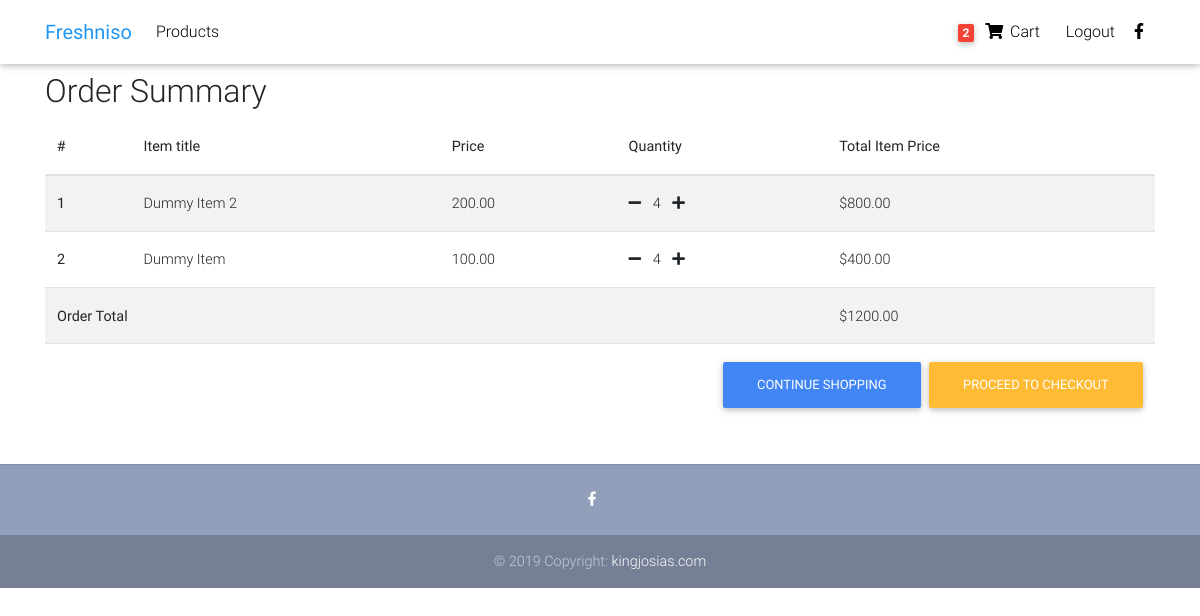
The app's page /order-summary (signed in), older data.
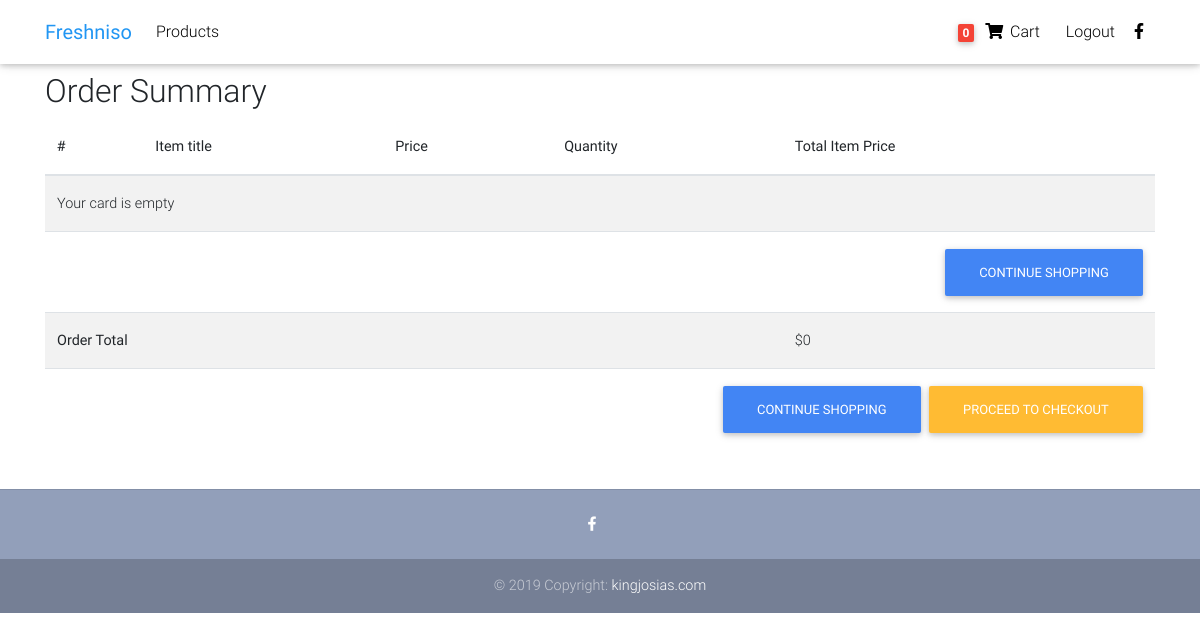
The same page, newer data.
### freshniso/models.py (models this page shows, shortened)
class Order(models.Model):
    user = models.ForeignKey(settings.AUTH_USER_MODEL, on_delete=models.CASCADE)
    items = models.ManyToManyField(OrderItem)
    start_date = models.DateTimeField(auto_now_add=True)
    ordered_date = models.DateTimeField(auto_now_add=True)
    ordered = models.BooleanField(default=False)
    billing_address = models.ForeignKey(BillingAddress, on_delete=models.SET_NULL, blank=True, null=True)
    payment = models.ForeignKey(Payment, on_delete=models.SET_NULL, blank=True, null=True)
    def get_total(self):
        total = 0
        for order_item in self.items.all():
            total += order_item.get_final_price()
        return total

class OrderItem(models.Model):
    user = models.ForeignKey(settings.AUTH_USER_MODEL, on_delete=models.CASCADE)
    ordered = models.BooleanField(default=False)
    item = models.ForeignKey(Item, on_delete=models.CASCADE)
    quantity = models.IntegerField(default=1)
    def get_total_item_price(self):
        return self.quantity * self.item.price
    def get_final_price(self):
        if self.item.discount_price:
            return self.get_total_discount_price()
        else:
            return self.get_total_item_price()

class Item(models.Model):
    title = models.CharField(max_length=100)
    price = models.DecimalField(max_digits=9, decimal_places=2)
    discount_price = models.DecimalField(max_digits=9, decimal_places=2, blank=True, null=True)
    category = models.CharField(choices=CATEGORY_CHOICES, max_length=2)
    label = models.CharField(choices=LABEL_CHOICES, max_length=1)
    slug = models.SlugField()
    description = models.TextField()

### freshniso/views.py (the view)
# urls.py: path('order-summary', OrderSummaryView.as_view(), name='order-summary'),
class OrderSummaryView(LoginRequiredMixin, View):
    def get(self, *args, **kwargs):
        try:
            order = Order.objects.get(user=self.request.user, ordered=False)
        except ObjectDoesNotExist:
            messages.error(self.request, "You do not have an active order")
            return redirect("/")
        return render(self.request, 'freshniso/order_summary.html', {'order': order})

### freshniso/templatetags/cart_template_tags.py (called while the page is built)
@register.filter
def cart_item_count(user):
    if user.is_authenticated:
        qs = Order.objects.filter(user=user, ordered=False)
        if qs.exists():
            return qs[0].items.count()
    return 0

### freshniso/templates/freshniso/order_summary.html (shortened to what this page needs)
{% extends 'base.html' %}
{% block content %}
    <main>
        <div class="container">
            <div class="table-responsive">
                <h2>Order Summary</h2>
                <table class="table table-striped">
                    <thead>
                    <tr>
                        <th>#</th>
                        <th>Item title</th>
                        <th>Price</th>
                        <th>Quantity</th>
                        <th>Total Item Price</th>
                    </tr>
                    </thead>
                    <tbody>
                    {% for order_item in order.items.all %}
                        <tr>
                            <th scope="row">{{ forloop.counter }}</th>
                            <td>{{ order_item.item.title }}</td>
                            <td>{{ order_item.item.price }}</td>
                            <td>
                                <a href="{% url 'remove-single-item-from-cart' order_item.item.slug %}">
                                    <i class="fas fa-minus mr-2"></i>
                                </a>
                                {{ order_item.quantity }}
                                <a href="{% url 'add-to-cart' order_item.item.slug %}">
                                    <i class="fas fa-plus ml-2"></i>
                                </a>
                            </td>
                            <td>
                                {% if order_item.item.discount_price %}
                                    ${{ order_item.get_total_discount_price }}
                                    <span class="badge badge-primary">
                                    (Saving ${{ order_item.get_amount_saved }})
                                    </span>
                                {% else %}
                                    ${{ order_item.get_total_item_price }}
                                {% endif %}
                            </td>
                        </tr>
                    {% empty %}
                        <tr>
                            <td colspan="5">Your card is empty</td>
                        </tr>
                        <tr>
                            <td colspan="5">
                                <a href="{% url 'home' %}" class="btn btn-primary float-right">
                                    Continue shopping
                                </a>
                            </td>
                        </tr>
                    {% endfor %}
                        <tr>
                        <td colspan="4"><b>Order Total</b></td>
                        <td>${{ order.get_total }}</td>
                    </tr>
                    <tr>
                        <td colspan="5">
                            <a href="{% url 'checkout' %}" class="btn btn-warning float-right ml-2">
                                Proceed to checkout
                            </a>
                            <a href="{% url 'home' %}" class="btn btn-primary float-right">
                                Continue shopping
                            </a>
                        </td>
                    </tr>
                    </tbody>
                </table>
            </div>
        </div>
    </main>
{% endblock %}

### templates/navbar.html (shortened to what this page needs)
 {% load cart_template_tags %}
<nav class="navbar fixed-top navbar-expand-lg navbar-light white scrolling-navbar">
    <div class="container">
        <a class="navbar-brand waves-effect" href="{% url 'home' %}">
            <strong class="blue-text">Freshniso</strong>
        </a>
        <div class="collapse navbar-collapse" id="navbarSupportedContent">
            <ul class="navbar-nav mr-auto">
                <li class="nav-item">
                    <a class="nav-link waves-effect" href="#">Products</a>
                </li>
            </ul>
            <ul class="navbar-nav nav-flex-icons">
                {% if request.user.is_authenticated %}
                    <li class="nav-item">
                        <a href="{% url 'order-summary' %}" class="nav-link waves-effect">
                            <span class="badge red z-depth-1 mr-1"> {{ request.user|cart_item_count }} </span>
                            <i class="fas fa-shopping-cart"></i>
                            <span class="clearfix d-none d-sm-inline-block"> Cart </span>
                        </a>
                    </li>
                     <li class="nav-item">
                        <a class="nav-link waves-effect" href="{% url 'account_logout' %}">
                            <span class="clearfix d-none d-sm-inline-block"> Logout </span>
                        </a>
                    </li>
                {% endif %}
                <li class="nav-item">
                    <a href="https://www.facebook.com/mdbootstrap" class="nav-link waves-effect" target="_blank">
                        <i class="fab fa-facebook-f"></i>
                    </a>
                </li>
            </ul>
        </div>
    </div>
</nav>

Row changes from the older to the newer data that the page shows:
removed OrderItem: item "Dummy Item 2", item.price "200.00", quantity "4", get_total_item_price "800.00"
removed OrderItem: item "Dummy Item", item.price "100.00", quantity "4", get_total_item_price "400.00"
computed for Order: get_total "1200.00" → "0"
Text that changed along with them:
{{ request.user|cart_item_count }}: "2" → "0"
text now shown: "Your card is empty CONTINUE SHOPPING"
